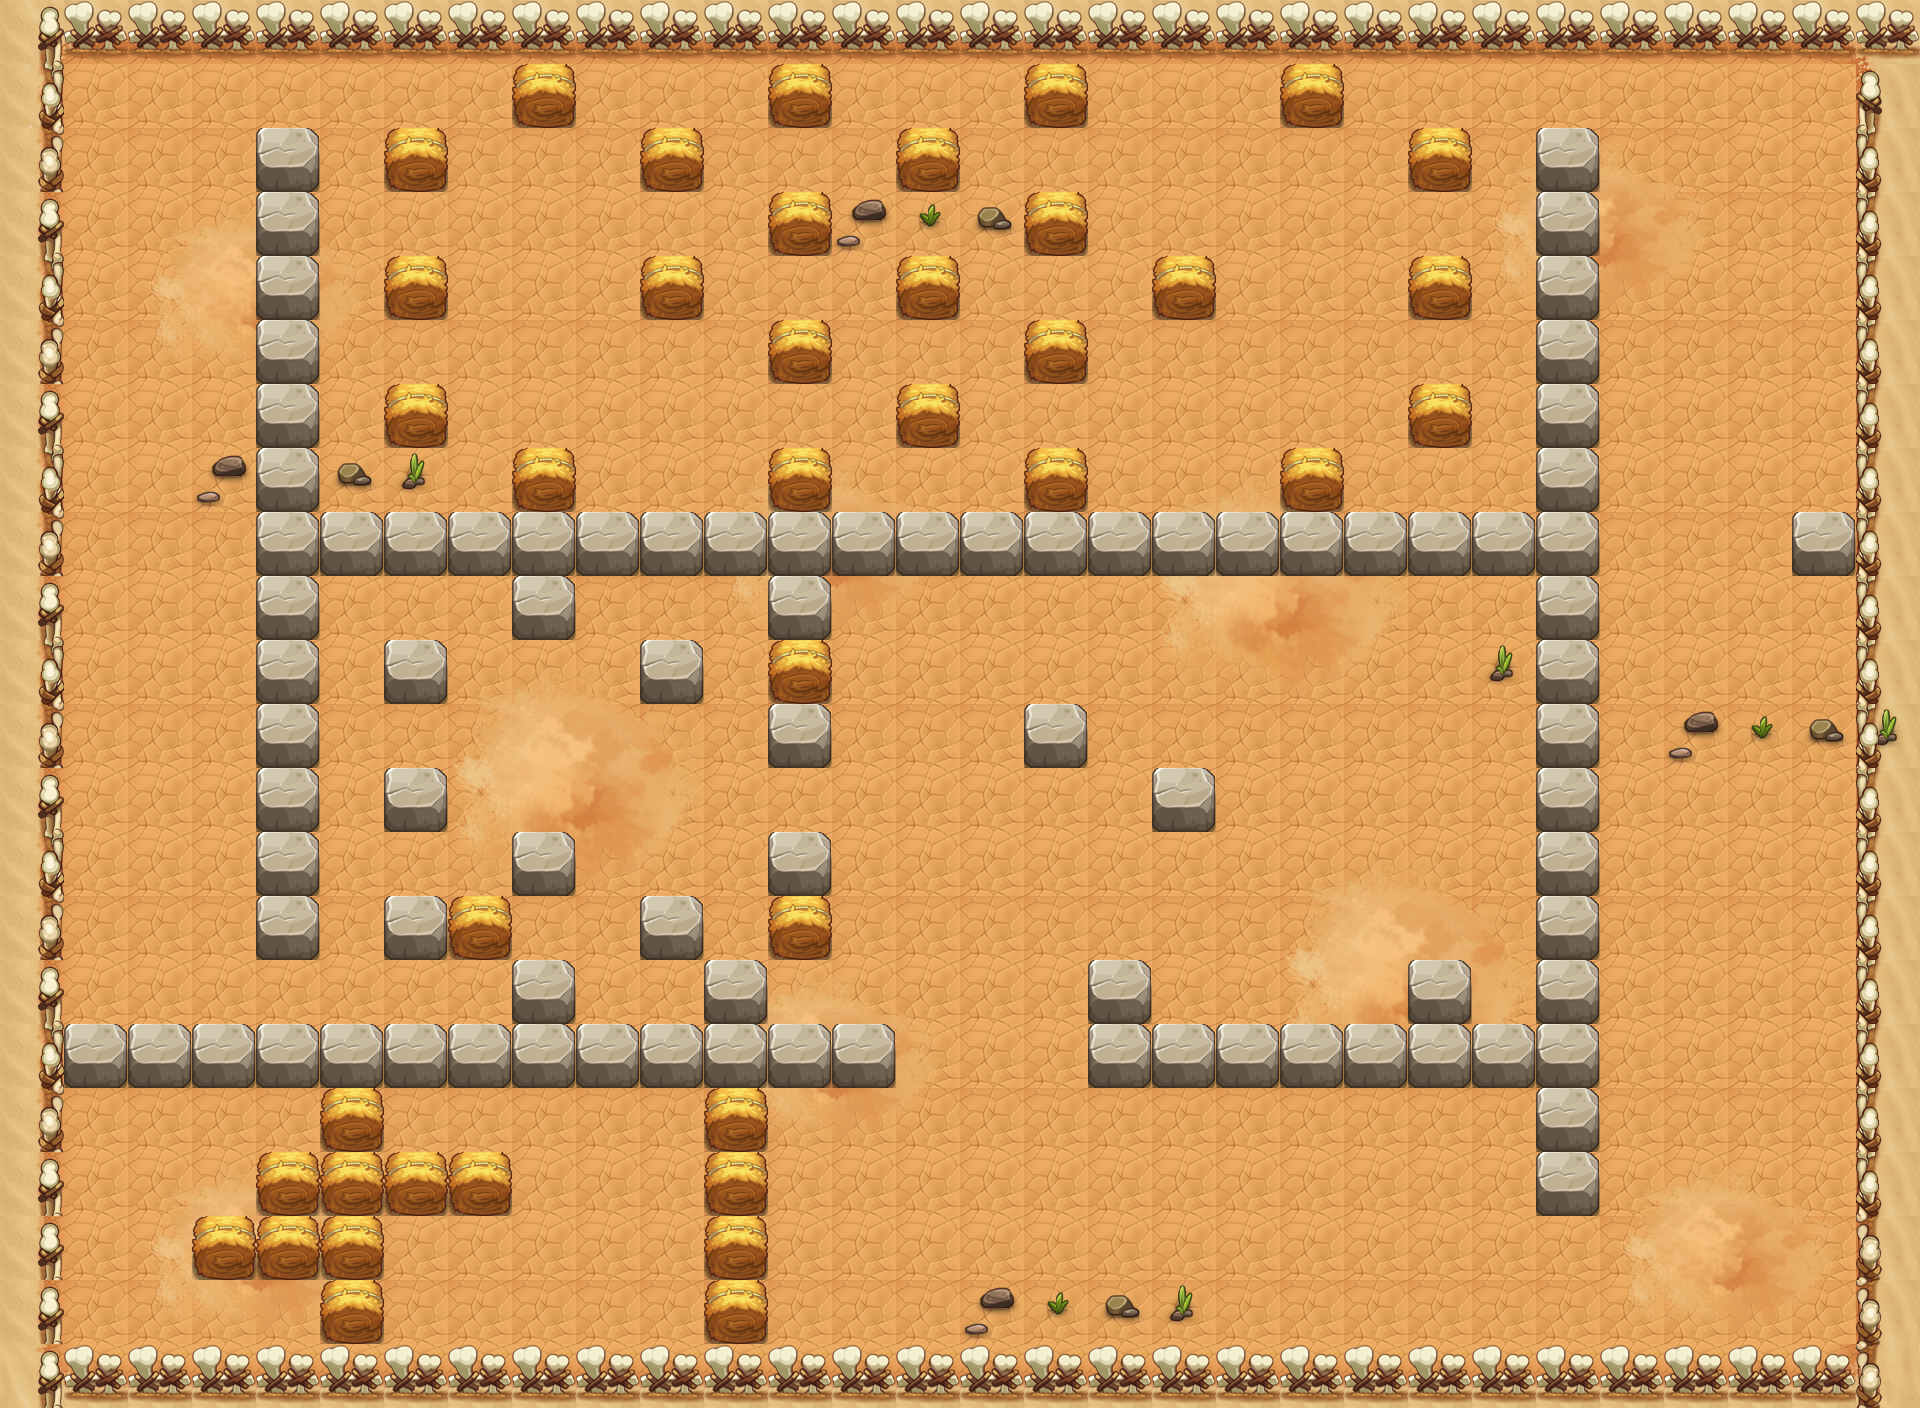

The image is a tile-based game level rendered from a .tmx file. Its description and source (layers, tilesets, objects; grid data summarised) follow:
An orthogonal 30x22 tile map with 64x64 px tiles, 6 tile layers (PASS, 块层 2, 块层 15, 块层 17, ...) and 115 objects (98x TRAP, 15x MONSTER, PLAYER, BOSS).

<map version="1.0" orientation="orthogonal" width="30" height="22" tilewidth="64" tileheight="64">
 <properties>
  <property name="DESTRY1" value="255" />
  <property name="DESTRY2" value="314" />
  <property name="DESTRY3" value="144" />
  <property name="DESTRY4" value="173" />
  <property name="DESTRY_COUNT" value="4" />
  <property name="EXP" value="470" />
  <property name="ITEM" value="D012" />
  <property name="LOSE_SCRIPT" value="" />
  <property name="MONEY" value="705" />
  <property name="START_SCRIPT" value="lv40" />
  <property name="WIN_SCRIPT" value="Map40Plot2" />
 </properties>
 <tileset firstgid="1" name="hmpy" tilewidth="64" tileheight="64">
  <image source="hmpy-hd.png" width="1000" height="2048" />
 </tileset>
 <layer name="PASS" width="30" height="22">
  <data>[660 cells, 241 non-empty, 6 distinct tile ids]</data>
 </layer>
 <layer name="块层 2" width="30" height="22">
  <data>[660 cells, 660 non-empty, 19 distinct tile ids]</data>
 </layer>
 <layer name="块层 15" width="30" height="22">
  <data>[660 cells, 143 non-empty, 32 distinct tile ids]</data>
 </layer>
 <layer name="块层 17" width="30" height="22">
  <data>[660 cells, 126 non-empty, 2 distinct tile ids]</data>
 </layer>
 <layer name="块层 4" width="30" height="22">
  <data>[660 cells, 72 non-empty, 5 distinct tile ids]</data>
 </layer>
 <layer name="块层 3" width="30" height="22">
  <data>[660 cells, 29 non-empty, 2 distinct tile ids]</data>
 </layer>
 <objectgroup name="对象层 1" width="60" height="44">
  <object name="PLAYER" type="PLAYER" x="64" y="1152" width="64" height="64" />
  <object name="zi_dan_right1" type="TRAP" x="320" y="192" width="64" height="64">
   <properties>
    <property name="trap_ani" value="fire_cat_right.actor" />
    <property name="trap_delay" value="2" />
    <property name="trap_id" value="0" />
    <property name="trap_script" value="trap(&quot;zi_dan_right1&quot;):setAtkPower(target(&quot;PLAYER&quot;):getHP()*0.1);trap(&quot;zi_dan_right1&quot;):turnRight(); trap(&quot;zi_dan_right1&quot;):getAI():getActions():addObject( AIUseSkill:create(   SkillLua:create(&quot;skill_0001&quot;)  )  );" />
    <property name="trap_start_mode" value="2" />
    <property name="trap_state" value="open" />
   </properties>
  </object>
  <object name="pg1" type="TRAP" x="128" y="192" width="64" height="64">
   <properties>
    <property name="trap_ani" value="poison_ground.actor" />
    <property name="trap_floor" value="true" />
    <property name="trap_script" value="target(&quot;PLAYER&quot;):onDamage(target(&quot;PLAYER&quot;):getHP()*0.1,&quot;TRAP&quot;);" />
    <property name="trap_start_mode" value="0" />
   </properties>
  </object>
  <object name="pg1" type="TRAP" x="1152" y="448" width="64" height="64">
   <properties>
    <property name="trap_ani" value="poison_ground.actor" />
    <property name="trap_floor" value="true" />
    <property name="trap_script" value="target(&quot;PLAYER&quot;):onDamage(target(&quot;PLAYER&quot;):getHP()*0.1,&quot;TRAP&quot;);" />
    <property name="trap_start_mode" value="0" />
   </properties>
  </object>
  <object name="pg1" type="TRAP" x="1600" y="448" width="64" height="64">
   <properties>
    <property name="trap_ani" value="poison_ground.actor" />
    <property name="trap_floor" value="true" />
    <property name="trap_script" value="target(&quot;PLAYER&quot;):onDamage(target(&quot;PLAYER&quot;):getHP()*0.1,&quot;TRAP&quot;);" />
    <property name="trap_start_mode" value="0" />
   </properties>
  </object>
  <object name="pg1" type="TRAP" x="1664" y="512" width="64" height="64">
   <properties>
    <property name="trap_ani" value="poison_ground.actor" />
    <property name="trap_floor" value="true" />
    <property name="trap_script" value="target(&quot;PLAYER&quot;):onDamage(target(&quot;PLAYER&quot;):getHP()*0.1,&quot;TRAP&quot;);" />
    <property name="trap_start_mode" value="0" />
   </properties>
  </object>
  <object name="pg1" type="TRAP" x="1664" y="896" width="64" height="64">
   <properties>
    <property name="trap_ani" value="poison_ground.actor" />
    <property name="trap_floor" value="true" />
    <property name="trap_script" value="target(&quot;PLAYER&quot;):onDamage(target(&quot;PLAYER&quot;):getHP()*0.1,&quot;TRAP&quot;);" />
    <property name="trap_start_mode" value="0" />
   </properties>
  </object>
  <object name="zi_dan_down5" type="TRAP" x="512" y="1088" width="64" height="64">
   <properties>
    <property name="trap_ani" value="fire_cat_down.actor" />
    <property name="trap_delay" value="2" />
    <property name="trap_id" value="0" />
    <property name="trap_script" value="trap(&quot;zi_dan_down5&quot;):setAtkPower(target(&quot;PLAYER&quot;):getHP()*0.1);trap(&quot;zi_dan_down5&quot;):turnDown(); trap(&quot;zi_dan_down5&quot;):getAI():getActions():addObject( AIUseSkill:create(   SkillLua:create(&quot;skill_0001&quot;)  )  );" />
    <property name="trap_start_mode" value="2" />
    <property name="trap_state" value="open" />
   </properties>
  </object>
  <object name="zi_dan_down6" type="TRAP" x="1024" y="1088" width="64" height="64">
   <properties>
    <property name="trap_ani" value="fire_cat_down.actor" />
    <property name="trap_delay" value="2" />
    <property name="trap_id" value="0" />
    <property name="trap_script" value="trap(&quot;zi_dan_down6&quot;):setAtkPower(target(&quot;PLAYER&quot;):getHP()*0.1);trap(&quot;zi_dan_down6&quot;):turnDown(); trap(&quot;zi_dan_down6&quot;):getAI():getActions():addObject( AIUseSkill:create(   SkillLua:create(&quot;skill_0001&quot;)  )  );" />
    <property name="trap_start_mode" value="2" />
    <property name="trap_state" value="open" />
   </properties>
  </object>
  <object name="zi_dan_down7" type="TRAP" x="1600" y="128" width="64" height="64">
   <properties>
    <property name="trap_ani" value="fire_cat_down.actor" />
    <property name="trap_delay" value="2" />
    <property name="trap_id" value="0" />
    <property name="trap_script" value="trap(&quot;zi_dan_down7&quot;):setAtkPower(target(&quot;PLAYER&quot;):getHP()*0.1);trap(&quot;zi_dan_down7&quot;):turnDown(); trap(&quot;zi_dan_down7&quot;):getAI():getActions():addObject( AIUseSkill:create(   SkillLua:create(&quot;skill_0001&quot;)  )  );" />
    <property name="trap_start_mode" value="2" />
    <property name="trap_state" value="open" />
   </properties>
  </object>
  <object name="zi_dan_down8" type="TRAP" x="1728" y="128" width="64" height="64">
   <properties>
    <property name="trap_ani" value="fire_cat_down.actor" />
    <property name="trap_delay" value="2" />
    <property name="trap_id" value="0" />
    <property name="trap_script" value="trap(&quot;zi_dan_down8&quot;):setAtkPower(target(&quot;PLAYER&quot;):getHP()*0.1);trap(&quot;zi_dan_down8&quot;):turnDown(); trap(&quot;zi_dan_down8&quot;):getAI():getActions():addObject( AIUseSkill:create(   SkillLua:create(&quot;skill_0001&quot;)  )  );" />
    <property name="trap_start_mode" value="2" />
    <property name="trap_state" value="open" />
   </properties>
  </object>
  </objectgroup>
 <objectgroup name="m1" width="60" height="44">
  <!-- 3 objects omitted --></objectgroup>
 <objectgroup name="m2" width="60" height="44">
  <!-- 3 objects omitted --></objectgroup>
 <objectgroup name="m3" width="60" height="44">
  <!-- 3 objects omitted --></objectgroup>
 <objectgroup name="m4" width="60" height="44">
  <!-- 3 objects omitted --></objectgroup>
 <objectgroup name="m5" width="60" height="44">
  <!-- 3 objects omitted --></objectgroup>
</map>
<!-- 104 of 115 objects omitted -->
